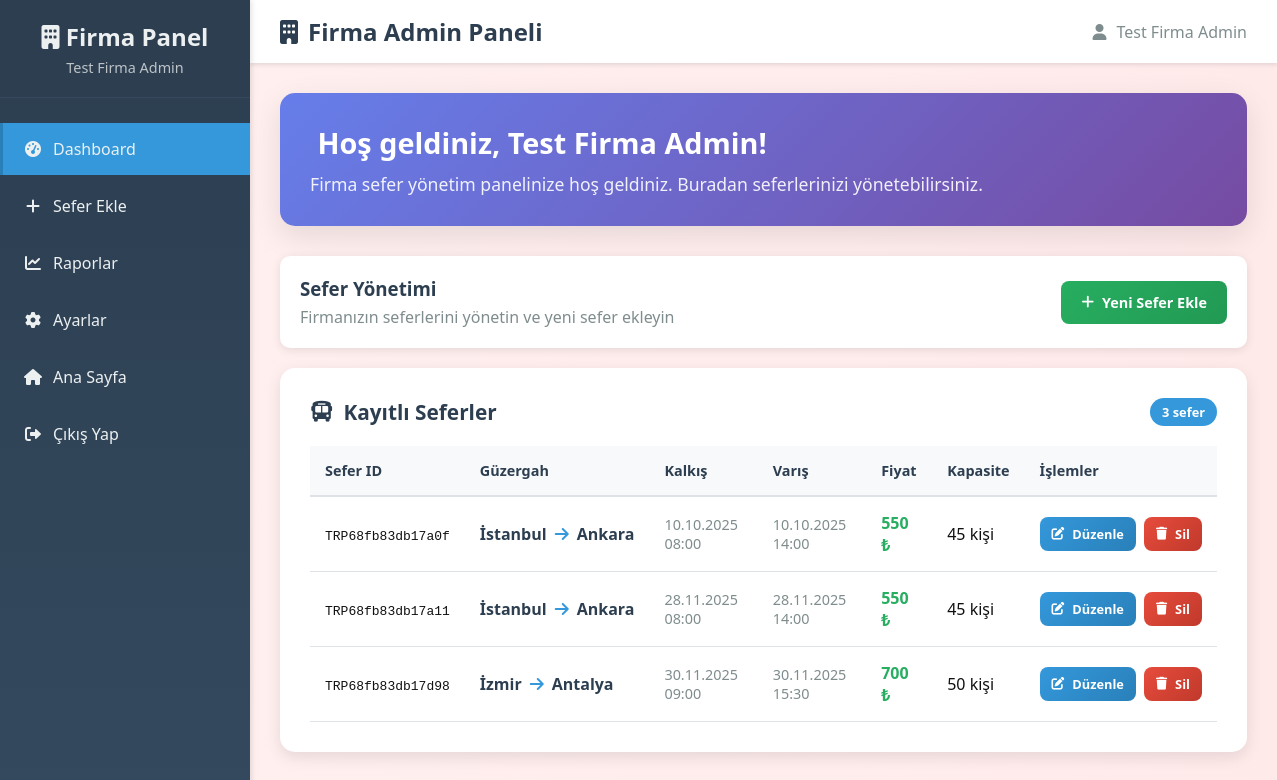
Screenshot of /company_admin.php (signed in) with the database file from the repository.
### tables this page shows
CREATE TABLE Trips (
            id TEXT PRIMARY KEY,
            company_id TEXT NOT NULL,
            destination_city TEXT NOT NULL,   
            arrival_time DATETIME NOT NULL,
            departure_time DATETIME NOT NULL,
            departure_city TEXT NOT NULL,
            price REAL NOT NULL,
            capacity INT NOT NULL,
            created_date TIMESTAMP DEFAULT CURRENT_TIMESTAMP,
            FOREIGN KEY(company_id) REFERENCES Bus_Company(id) ON DELETE CASCADE
        );

### company_admin.php (the view, shortened to what this page needs)
<?php
try {
    $db = new PDO('sqlite:database.db');
    $db->setAttribute(PDO::ATTR_ERRMODE, PDO::ERRMODE_EXCEPTION);
} catch (PDOException $e) {
    die("Veritabanına bağlanılamadı: " . $e->getMessage());
}
$company_id = $_SESSION['company_id'] ?? null;
$stmt = $db->prepare("SELECT * FROM Trips WHERE company_id = ?");
$stmt->execute([$company_id]);
$trips = $stmt->fetchAll(PDO::FETCH_ASSOC);
?>
<!DOCTYPE html>
<html lang="tr">
<head>
    <link rel="stylesheet" href="assets/style.css">
    <link href="https://cdnjs.cloudflare.com/ajax/libs/font-awesome/6.0.0/css/all.min.css" rel="stylesheet">
</head>
<body>
    <div class="admin-container">
        <nav class="sidebar">
            <div class="sidebar-header">
                <h2><i class="fas fa-building"></i> Firma Panel</h2>
                <p><?= htmlspecialchars($_SESSION['username'] ?? 'Admin') ?></p>
            </div>
            <ul class="sidebar-menu">
                <li><a href="company_admin.php" class="active"><i class="fas fa-tachometer-alt"></i> Dashboard</a></li>
                <li><a href="add_trip.php"><i class="fas fa-plus"></i> Sefer Ekle</a></li>
                <li><a href="#"><i class="fas fa-chart-line"></i> Raporlar</a></li>
                <li><a href="#"><i class="fas fa-cog"></i> Ayarlar</a></li>
                <li><a href="index.php"><i class="fas fa-home"></i> Ana Sayfa</a></li>
                <li><a href="logout.php"><i class="fas fa-sign-out-alt"></i> Çıkış Yap</a></li>
            </ul>
        </nav>
        <div class="main-content">
            <div class="top-bar">
                <div class="page-title">
                    <i class="fas fa-building"></i> Firma Admin Paneli
                </div>
                <div class="user-info">
                    <i class="fas fa-user"></i>
                    <span><?= htmlspecialchars($_SESSION['username']) ?></span>
                </div>
            </div>
            <div class="content-area">
                <div class="welcome-card">
                    <h1 class="welcome-title">
                        Hoş geldiniz, <?= htmlspecialchars($_SESSION['username']) ?>!
                    </h1>
                    <p class="welcome-subtitle">
                        Firma sefer yönetim panelinize hoş geldiniz. Buradan seferlerinizi yönetebilirsiniz.
                    </p>
                </div>
                <div class="action-bar">
                    <div class="action-info">
                        <h3>Sefer Yönetimi</h3>
                        <p>Firmanızın seferlerini yönetin ve yeni sefer ekleyin</p>
                    </div>
                    <a href="add_trip.php" class="btn btn-success">
                        <i class="fas fa-plus"></i> Yeni Sefer Ekle
                    </a>
                </div>
                <div class="trips-card">
                    <div class="table-header">
                        <h2 class="table-title">
                            <i class="fas fa-bus"></i> Kayıtlı Seferler
                        </h2>
                        <span class="trips-count"><?= count($trips) ?> sefer</span>
                    </div>
                    <?php if (empty($trips)): ?>
                        <div class="no-trips">
                            <div class="no-trips-icon">
                                <i class="fas fa-bus"></i>
                            </div>
                            <h3>Henüz sefer bulunmuyor</h3>
                            <p>İlk seferinizi eklemek için yukarıdaki butonu kullanın</p>
                        </div>
                    <?php else: ?>
                        <div class="table-container">
                            <table class="trips-table">
                                <thead>
                                    <tr>
                                        <th>Sefer ID</th>
                                        <th>Güzergah</th>
                                        <th>Kalkış</th>
                                        <th>Varış</th>
                                        <th>Fiyat</th>
                                        <th>Kapasite</th>
                                        <th>İşlemler</th>
                                    </tr>
                                </thead>
                                <tbody>
                                    <?php foreach ($trips as $trip): ?>
                                        <tr>
                                            <td>
                                                <code><?= htmlspecialchars($trip['id']) ?></code>
                                            </td>
                                            <td>
                                                <div class="trip-route">
                                                    <?= htmlspecialchars($trip['departure_city']) ?>
                                                    <i class="fas fa-arrow-right route-arrow"></i>
                                                    <?= htmlspecialchars($trip['destination_city']) ?>
                                                </div>
                                            </td>
                                            <td>
                                                <div class="trip-time">
                                                    <?= date('d.m.Y H:i', strtotime($trip['departure_time'])) ?>
                                                </div>
                                            </td>
                                            <td>
                                                <div class="trip-time">
                                                    <?= date('d.m.Y H:i', strtotime($trip['arrival_time'])) ?>
                                                </div>
                                            </td>
                                            <td>
                                                <span class="trip-price"><?= htmlspecialchars($trip['price']) ?> ₺</span>
                                            </td>
                                            <td>
                                                <span><?= htmlspecialchars($trip['capacity']) ?> kişi</span>
                                            </td>
                                            <td>
                                                <div class="table-actions">
                                                    <a href="add_trip.php?id=<?= urlencode($trip['id']) ?>"
                                                       class="btn btn-primary" style="font-size: 0.8rem; padding: 8px 12px;">
                                                        <i class="fas fa-edit"></i> Düzenle
                                                    </a>
                                                    <a href="?delete=<?= $trip['id'] ?>"
                                                       class="btn btn-danger"
                                                       onclick="return confirm('Bu seferi silmek istediğinize emin misiniz?')">
                                                        <i class="fas fa-trash"></i> Sil
                                                    </a>
                                                </div>
                                            </td>
                                        </tr>
                                    <?php endforeach; ?>
                                </tbody>
                            </table>
                        </div>
                    <?php endif; ?>
                </div>
            </div>
        </div>
    </div>
</body>
</html>

### assets/style.css (style rules this page uses)
body { font-family: 'Arial', sans-serif; margin: 0; padding: 0; background: linear-gradient(to right, #fff0f0, #ffeaea); color: #111; transition: all 0.3s ease; }
a { text-decoration: none; color: white; }
a { text-decoration: none; color: inherit; }

### company_admin.php (style rules this page uses)
* { margin: 0; padding: 0; box-sizing: border-box; }
body { font-family: 'Segoe UI', Tahoma, Geneva, Verdana, sans-serif; background-color: #f5f5f5; }
.admin-container { display: flex; min-height: 100vh; }
.sidebar { width: 250px; background: linear-gradient(180deg, #2c3e50 0%, #34495e 100%); color: white; padding: 0; position: fixed; height: 100vh; overflow-y: auto; box-shadow: 2px 0 5px rgba(0,0,0,0.1); }
.sidebar-header { padding: 20px; text-align: center; border-bottom: 1px solid #34495e; background-color: #2c3e50; }
.sidebar-header h2 { color: #ecf0f1; font-size: 1.5rem; margin-bottom: 5px; }
.sidebar-header p { color: #bdc3c7; font-size: 0.9rem; }
.sidebar-menu { list-style: none; padding: 20px 0; }
.sidebar-menu li { margin: 5px 0; }
.sidebar-menu a { display: flex; align-items: center; padding: 15px 20px; color: #ecf0f1; text-decoration: none; transition: all 0.3s ease; border-left: 3px solid transparent; }
.sidebar-menu a.active { background-color: #3498db; border-left-color: #2980b9; }
.sidebar-menu i { margin-right: 10px; width: 20px; text-align: center; }
.main-content { margin-left: 250px; padding: 0; flex: 1; }
.top-bar { background: white; padding: 15px 30px; box-shadow: 0 2px 4px rgba(0,0,0,0.1); display: flex; justify-content: space-between; align-items: center; }
.page-title { font-size: 1.5rem; color: #2c3e50; font-weight: 600; display: flex; align-items: center; gap: 10px; }
.user-info { display: flex; align-items: center; gap: 10px; color: #7f8c8d; }
.content-area { padding: 30px; }
.welcome-card { background: linear-gradient(135deg, #667eea 0%, #764ba2 100%); color: white; padding: 30px; border-radius: 15px; margin-bottom: 30px; box-shadow: 0 10px 30px rgba(0,0,0,0.1); }
.welcome-title { font-size: 1.8rem; margin-bottom: 10px; }
.welcome-subtitle { opacity: 0.9; font-size: 1.1rem; }
.action-bar { background: white; padding: 20px; border-radius: 10px; box-shadow: 0 2px 10px rgba(0,0,0,0.1); margin-bottom: 20px; display: flex; justify-content: space-between; align-items: center; }
.action-info h3 { color: #2c3e50; margin-bottom: 5px; }
.action-info p { color: #7f8c8d; }
.btn { display: inline-flex; align-items: center; gap: 8px; padding: 12px 20px; border: none; border-radius: 8px; font-weight: 600; text-decoration: none; cursor: pointer; transition: all 0.3s ease; font-size: 0.9rem; }
.btn-primary { background: linear-gradient(135deg, #3498db, #2980b9); color: white; }
.btn-success { background: linear-gradient(135deg, #27ae60, #229954); color: white; }
.btn-danger { background: linear-gradient(135deg, #e74c3c, #c0392b); color: white; font-size: 0.8rem; padding: 8px 12px; }
.trips-card { background: white; border-radius: 15px; padding: 30px; box-shadow: 0 5px 15px rgba(0,0,0,0.1); }
.table-header { display: flex; justify-content: space-between; align-items: center; margin-bottom: 20px; }
.table-title { color: #2c3e50; font-size: 1.3rem; font-weight: 600; display: flex; align-items: center; gap: 10px; }
.trips-count { background: #3498db; color: white; padding: 5px 12px; border-radius: 15px; font-size: 0.8rem; font-weight: 600; }
.table-container { overflow-x: auto; }
.trips-table { width: 100%; border-collapse: collapse; background: white; }
.trips-table th { background: #f8f9fa; color: #2c3e50; font-weight: 600; padding: 15px; text-align: left; border-bottom: 2px solid #dee2e6; font-size: 0.9rem; }
.trips-table td { padding: 15px; border-bottom: 1px solid #dee2e6; vertical-align: middle; }
.trip-route { display: flex; align-items: center; gap: 8px; font-weight: 600; color: #2c3e50; }
.route-arrow { color: #3498db; }
.trip-time { font-size: 0.9rem; color: #7f8c8d; }
.trip-price { font-weight: bold; color: #27ae60; }
.table-actions { display: flex; gap: 8px; }

### rows the page displays
trips: id "TRP68fb83db17a0f", departure_city "İstanbul", destination_city "Ankara", departure_time "10.10.2025 08:00", arrival_time "10.10.2025 14:00", price "550", capacity "45"
trips: id "TRP68fb83db17a11", departure_city "İstanbul", destination_city "Ankara", departure_time "28.11.2025 08:00", arrival_time "28.11.2025 14:00", price "550", capacity "45"
trips: id "TRP68fb83db17d98", departure_city "İzmir", destination_city "Antalya", departure_time "30.11.2025 09:00", arrival_time "30.11.2025 15:30", price "700", capacity "50"

### other values shown
$_SESSION['username'] "Test Firma Admin"
count($trips) "3"
